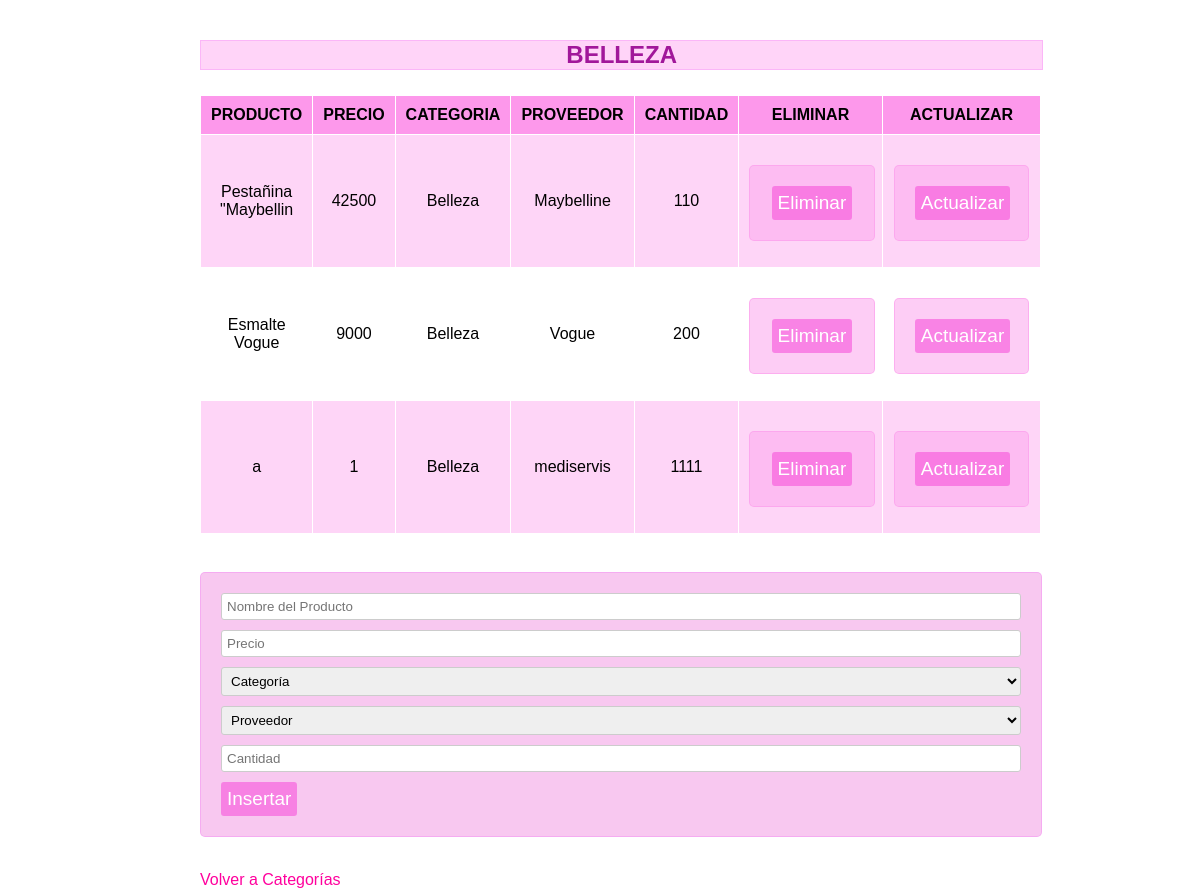
Page /vista_Belleza/vista_Belleza.php on the committed database.
### tables this page shows
CREATE TABLE `producto` (
  `Id_producto` int(20) NOT NULL,
  `nombre_producto` varchar(20) NOT NULL,
  `precio` int(20) DEFAULT NULL,
  `id_Categoria` varchar(50) NOT NULL,
  `id_proveedor` varchar(50) NOT NULL,
  `Cantidad_productos` int(40) DEFAULT NULL
);

CREATE TABLE `categorias` (
  `id_Categoria` int(20) NOT NULL,
  `Categorias` varchar(20) NOT NULL
);

CREATE TABLE `proveedor` (
  `id_proveedor` int(20) NOT NULL,
  `proveedores` varchar(50) NOT NULL
);

### vista_Belleza/vista_Belleza.php (the view, shortened to what this page needs)
<?php
class Belleza
{
    private $db;
    public function __construct()
    {
        include("conexion.php");
        $this->db = $db;
        echo '<link rel="stylesheet" type="text/css" href="estilo_crud_belleza.css">';
    }
    public function listar ()
    {
        echo "<table border='2'>";
        echo "<caption>  <div class='titulo-container'> BELLEZA
        </div></caption>";
         echo "<th>PRODUCTO</th>";
         echo "<th>PRECIO</th>";
         echo "<th>CATEGORIA</th>";
         echo "<th>PROVEEDOR</th>";
         echo "<th>CANTIDAD</th>";
         echo "<th>ELIMINAR</th>";
         echo "<th>ACTUALIZAR</th>";
           $sql = "SELECT p.id_producto, p.nombre_producto, p.precio, p.Cantidad_productos, c.categorias, pr.proveedores
           FROM producto p
           INNER JOIN categorias c ON p.id_Categoria = c.id_Categoria
           INNER JOIN proveedor pr ON p.id_proveedor = pr.id_proveedor
           WHERE p.id_Categoria = 2";
if (!$result = $this->db->query($sql)) {
    die('Hay un error corriendo en la consulta o datos no encontrados!!! [' . $this->db->error . ']');
}
    while($row = $result->fetch_assoc())
    {
    $nombre_producto=stripslashes($row["nombre_producto"]);
    $precio=stripcslashes($row["precio"]);
 $categorias=stripcslashes($row["categorias"]);
 $proveedores=stripcslashes($row["proveedores"]);
 $Cantidad_productos = stripcslashes($row["Cantidad_productos"]);
            echo "<tr>";
            echo "<td>$nombre_producto</td>";
            echo "<td>$precio</td>";
            echo "<td>$categorias</td>";
            echo "<td>$proveedores</td>";
            echo "<td>$Cantidad_productos</td>";
            echo "<td>";
            echo "<form class=boton method='POST' action='eliminar_producto.php'>";
            echo "<input type='submit' value='Eliminar'>";
            echo "</form>";
            echo "</td>";
            echo "<td>";
            echo "<form class=boton  method='POST' action='actualizar_producto.php'>";
            echo "<input type='submit' value='Actualizar'>";
            echo "</form>";
            echo "</td>";
            echo "</tr>";
        }
        echo "</table>";
echo "<form method='POST' action='insertar_producto.php'>";
echo "<input type='text' name='nombre_producto' placeholder='Nombre del Producto'>";
echo "<input type='text' name='precio' placeholder='Precio'>";
$sql2 = "SELECT * FROM categorias WHERE id_Categoria='2'";
$result2 = mysqli_query($this->db, $sql2);
$catOptions = "<option value=''>Categoría</option>";
if (mysqli_num_rows($result2) > 0) {
    while ($row2 = mysqli_fetch_assoc($result2)) {
        $id_Categoria = $row2["id_Categoria"];
        $categorias = $row2["Categorias"];
        $catOptions .= "<option value='$id_Categoria'>$id_Categoria-$categorias</option>";
    }
}
echo "<select name='id_Categoria'>$catOptions</select>";
        $sql3 = "SELECT * FROM proveedor";
        $result3 = mysqli_query($this->db, $sql3);
        $proOptions = "<option value=''>Proveedor</option>";
        if (mysqli_num_rows($result3) > 0) {
            while ($row3 = mysqli_fetch_assoc($result3)) {
                $id_proveedor = $row3["id_proveedor"];
                $proveedores = $row3["proveedores"];
                $proOptions .= "<option value='$id_proveedor'>$id_proveedor-$proveedores</option>";
            }
        }
        echo "<select name='id_proveedor'>$proOptions</select>";
        echo "<input type='text' name='Cantidad_productos' placeholder='Cantidad'>";
        echo "<input type='submit' value='Insertar'>";
        echo "</form>";
        echo "<a href='../categorias.html'>Volver a Categorías</a>";
                    }
    }
    $final=new Belleza();
    $final->listar();
?>

### vista_Belleza/estilo_crud_belleza.css (style rules this page uses)
.titulo-container { background-color: #ff9fef71; margin-bottom: 25px; width: 100%; border: 1px solid #e307f725; text-align: center; }
caption { font-size: 24px; color: #a1179a; font-weight: bold; }
table { width: 100%; border-collapse: collapse; max-width: 100%; }
table, th, td { border: 1px solid #ffffff; }
th, td { padding: 10px; text-align: center; }
th { background-color: #fc75e5bd; }
tr:nth-child(even) { background-color: #fdbaf29a; }
form { width: 100%; margin-top: 20px; padding: 20px; border: 1px solid #e307f725; border-radius: 5px; background-color: #f3a4e69a; max-width: 100%; margin-left: auto; margin-right: auto; }
.boton { width: 68%; margin-top: 20px; padding: 20px; border: 1px solid #fc9aeb9a; border-radius: 5px; background-color: #fcacee9a; }
input[type="text"], select { padding: 5px; width: 100%; margin-bottom: 10px; border: 1px solid #cccccc; border-radius: 3px; }
input[type="submit"] { background-color: #f754db9a; color: white; border: none; padding: 6px 6px; text-align: center; text-decoration: none; display: inline-block; font-size: 19px; border-radius: 3px; cursor: pointer; }
a { text-decoration: none; color: #ff009d; }

### rows in the picture
producto: nombre_producto "Pestañina \"Maybellin", precio "42500", id_Categoria.Categorias "Belleza", id_proveedor.proveedores "Maybelline", Cantidad_productos "110"
producto: nombre_producto "Esmalte Vogue", precio "9000", id_Categoria.Categorias "Belleza", id_proveedor.proveedores "Vogue", Cantidad_productos "200"
producto: nombre_producto "a", precio "1", id_Categoria.Categorias "Belleza", id_proveedor.proveedores "mediservis", Cantidad_productos "1111"
